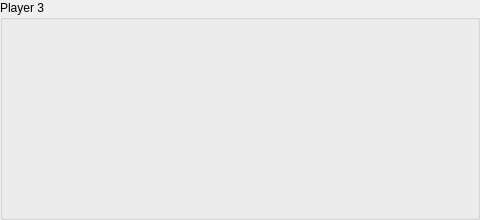
   <widget class="QGroupBox" name="groupBox_4">
    <property name="geometry">
     <rect>
      <x>15</x>
      <y>240</y>
      <width>480</width>
      <height>220</height>
     </rect>
    </property>
    <property name="title">
     <string>Player 3</string>
    </property>
    <widget class="QLabel" name="n4_5">
     <property name="geometry">
      <rect>
       <x>52</x>
       <y>20</y>
       <width>42</width>
       <height>60</height>
      </rect>
     </property>
     <property name="minimumSize">
      <size>
       <width>42</width>
       <height>60</height>
      </size>
     </property>
     <property name="text">
      <string/>
     </property>
     <property name="pixmap">
      <pixmap>../../../Utils/Workplace/pic/4.jpg</pixmap>
     </property>
     <property name="scaledContents">
      <bool>true</bool>
     </property>
    </widget>
    <widget class="QLabel" name="n5_5">
     <property name="geometry">
      <rect>
       <x>94</x>
       <y>20</y>
       <width>42</width>
       <height>60</height>
      </rect>
     </property>
     <property name="minimumSize">
      <size>
       <width>42</width>
       <height>60</height>
      </size>
     </property>
     <property name="text">
      <string/>
     </property>
     <property name="pixmap">
      <pixmap>../../../Utils/Workplace/pic/5.jpg</pixmap>
     </property>
     <property name="scaledContents">
      <bool>true</bool>
     </property>
    </widget>
    <widget class="QLabel" name="n8_5">
     <property name="geometry">
      <rect>
       <x>220</x>
       <y>20</y>
       <width>42</width>
       <height>60</height>
      </rect>
     </property>
     <property name="minimumSize">
      <size>
       <width>42</width>
       <height>60</height>
      </size>
     </property>
     <property name="text">
      <string/>
     </property>
     <property name="pixmap">
      <pixmap>../../../Utils/Workplace/pic/8.jpg</pixmap>
     </property>
     <property name="scaledContents">
      <bool>true</bool>
     </property>
    </widget>
    <widget class="QLabel" name="n6_5">
     <property name="geometry">
      <rect>
       <x>136</x>
       <y>20</y>
       <width>42</width>
       <height>60</height>
      </rect>
     </property>
     <property name="minimumSize">
      <size>
       <width>42</width>
       <height>60</height>
      </size>
     </property>
     <property name="text">
      <string/>
     </property>
     <property name="pixmap">
      <pixmap>../../../Utils/Workplace/pic/6.jpg</pixmap>
     </property>
     <property name="scaledContents">
      <bool>true</bool>
     </property>
    </widget>
    <widget class="QLabel" name="n7_5">
     <property name="geometry">
      <rect>
       <x>178</x>
       <y>20</y>
       <width>42</width>
       <height>60</height>
      </rect>
     </property>
     <property name="minimumSize">
      <size>
       <width>42</width>
       <height>60</height>
      </size>
     </property>
     <property name="text">
      <string/>
     </property>
     <property name="pixmap">
      <pixmap>../../../Utils/Workplace/pic/7.jpg</pixmap>
     </property>
     <property name="scaledContents">
      <bool>true</bool>
     </property>
    </widget>
    <widget class="QLabel" name="n11_5">
     <property name="geometry">
      <rect>
       <x>346</x>
       <y>20</y>
       <width>42</width>
       <height>60</height>
      </rect>
     </property>
     <property name="minimumSize">
      <size>
       <width>42</width>
       <height>60</height>
      </size>
     </property>
     <property name="text">
      <string/>
     </property>
     <property name="pixmap">
      <pixmap>../../../Utils/Workplace/pic/11.jpg</pixmap>
     </property>
     <property name="scaledContents">
      <bool>true</bool>
     </property>
    </widget>
    <widget class="QLabel" name="n9_5">
     <property name="geometry">
      <rect>
       <x>262</x>
       <y>20</y>
       <width>42</width>
       <height>60</height>
      </rect>
     </property>
     <property name="minimumSize">
      <size>
       <width>42</width>
       <height>60</height>
      </size>
     </property>
     <property name="text">
      <string/>
     </property>
     <property name="pixmap">
      <pixmap>../../../Utils/Workplace/pic/9.jpg</pixmap>
     </property>
     <property name="scaledContents">
      <bool>true</bool>
     </property>
    </widget>
    <widget class="QLabel" name="n10_5">
     <property name="geometry">
      <rect>
       <x>304</x>
       <y>20</y>
       <width>42</width>
       <height>60</height>
      </rect>
     </property>
     <property name="minimumSize">
      <size>
       <width>42</width>
       <height>60</height>
      </size>
     </property>
     <property name="text">
      <string/>
     </property>
     <property name="pixmap">
      <pixmap>../../../Utils/Workplace/pic/10.jpg</pixmap>
     </property>
     <property name="scaledContents">
      <bool>true</bool>
     </property>
    </widget>
    <widget class="QLabel" name="n12_5">
     <property name="geometry">
      <rect>
       <x>388</x>
       <y>20</y>
       <width>42</width>
       <height>60</height>
      </rect>
     </property>
     <property name="minimumSize">
      <size>
       <width>42</width>
       <height>60</height>
      </size>
     </property>
     <property name="text">
      <string/>
     </property>
     <property name="pixmap">
      <pixmap>../../../Utils/Workplace/pic/12.jpg</pixmap>
     </property>
     <property name="scaledContents">
      <bool>true</bool>
     </property>
    </widget>
    <widget class="QLabel" name="n13_5">
     <property name="geometry">
      <rect>
       <x>430</x>
       <y>20</y>
       <width>42</width>
       <height>60</height>
      </rect>
     </property>
     <property name="minimumSize">
      <size>
       <width>42</width>
       <height>60</height>
      </size>
     </property>
     <property name="text">
      <string/>
     </property>
     <property name="pixmap">
      <pixmap>../../../Utils/Workplace/pic/13.jpg</pixmap>
     </property>
     <property name="scaledContents">
      <bool>true</bool>
     </property>
    </widget>
    <widget class="QLabel" name="n16_5">
     <property name="geometry">
      <rect>
       <x>94</x>
       <y>81</y>
       <width>42</width>
       <height>60</height>
      </rect>
     </property>
     <property name="minimumSize">
      <size>
       <width>42</width>
       <height>60</height>
      </size>
     </property>
     <property name="text">
      <string/>
     </property>
     <property name="pixmap">
      <pixmap>../../../Utils/Workplace/pic/16.jpg</pixmap>
     </property>
     <property name="scaledContents">
      <bool>true</bool>
     </property>
    </widget>
    <widget class="QLabel" name="n17_5">
     <property name="geometry">
      <rect>
       <x>136</x>
       <y>81</y>
       <width>42</width>
       <height>60</height>
      </rect>
     </property>
     <property name="minimumSize">
      <size>
       <width>42</width>
       <height>60</height>
      </size>
     </property>
     <property name="text">
      <string/>
     </property>
     <property name="pixmap">
      <pixmap>../../../Utils/Workplace/pic/17.jpg</pixmap>
     </property>
     <property name="scaledContents">
      <bool>true</bool>
     </property>
    </widget>
    <widget class="QLabel" name="n18_5">
     <property name="geometry">
      <rect>
       <x>178</x>
       <y>81</y>
       <width>42</width>
       <height>60</height>
      </rect>
     </property>
     <property name="minimumSize">
      <size>
       <width>42</width>
       <height>60</height>
      </size>
     </property>
     <property name="text">
      <string/>
     </property>
     <property name="pixmap">
      <pixmap>../../../Utils/Workplace/pic/18.jpg</pixmap>
     </property>
     <property name="scaledContents">
      <bool>true</bool>
     </property>
    </widget>
    <widget class="QLabel" name="n21_5">
     <property name="geometry">
      <rect>
       <x>304</x>
       <y>81</y>
       <width>42</width>
       <height>60</height>
      </rect>
     </property>
     <property name="minimumSize">
      <size>
       <width>42</width>
       <height>60</height>
      </size>
     </property>
     <property name="text">
      <string/>
     </property>
     <property name="pixmap">
      <pixmap>../../../Utils/Workplace/pic/21.jpg</pixmap>
     </property>
     <property name="scaledContents">
      <bool>true</bool>
     </property>
    </widget>
    <widget class="QLabel" name="n24_5">
     <property name="geometry">
      <rect>
       <x>430</x>
       <y>81</y>
       <width>42</width>
       <height>60</height>
      </rect>
     </property>
     <property name="minimumSize">
      <size>
       <width>42</width>
       <height>60</height>
      </size>
     </property>
     <property name="text">
      <string/>
     </property>
     <property name="pixmap">
      <pixmap>../../../Utils/Workplace/pic/24.jpg</pixmap>
     </property>
     <property name="scaledContents">
      <bool>true</bool>
     </property>
    </widget>
    <widget class="QLabel" name="n19_5">
     <property name="geometry">
      <rect>
       <x>220</x>
       <y>81</y>
       <width>42</width>
       <height>60</height>
      </rect>
     </property>
     <property name="minimumSize">
      <size>
       <width>42</width>
       <height>60</height>
      </size>
     </property>
     <property name="text">
      <string/>
     </property>
     <property name="pixmap">
      <pixmap>../../../Utils/Workplace/pic/19.jpg</pixmap>
     </property>
     <property name="scaledContents">
      <bool>true</bool>
     </property>
    </widget>
    <widget class="QLabel" name="n14_5">
     <property name="geometry">
      <rect>
       <x>10</x>
       <y>81</y>
       <width>42</width>
       <height>60</height>
      </rect>
     </property>
     <property name="minimumSize">
      <size>
       <width>42</width>
       <height>60</height>
      </size>
     </property>
     <property name="text">
      <string/>
     </property>
     <property name="pixmap">
      <pixmap>../../../Utils/Workplace/pic/14.jpg</pixmap>
     </property>
     <property name="scaledContents">
      <bool>true</bool>
     </property>
    </widget>
    <widget class="QLabel" name="n22_5">
     <property name="geometry">
      <rect>
       <x>346</x>
       <y>81</y>
       <width>42</width>
       <height>60</height>
      </rect>
     </property>
     <property name="minimumSize">
      <size>
       <width>42</width>
       <height>60</height>
      </size>
     </property>
     <property name="text">
      <string/>
     </property>
     <property name="pixmap">
      <pixmap>../../../Utils/Workplace/pic/22.jpg</pixmap>
     </property>
     <property name="scaledContents">
      <bool>true</bool>
     </property>
    </widget>
    <widget class="QLabel" name="n15_5">
     <property name="geometry">
      <rect>
       <x>52</x>
       <y>81</y>
       <width>42</width>
       <height>60</height>
      </rect>
     </property>
     <property name="minimumSize">
      <size>
       <width>42</width>
       <height>60</height>
      </size>
     </property>
     <property name="text">
      <string/>
     </property>
     <property name="pixmap">
      <pixmap>../../../Utils/Workplace/pic/15.jpg</pixmap>
     </property>
     <property name="scaledContents">
      <bool>true</bool>
     </property>
    </widget>
    <widget class="QLabel" name="n23_5">
     <property name="geometry">
      <rect>
       <x>388</x>
       <y>81</y>
       <width>42</width>
       <height>60</height>
      </rect>
     </property>
     <property name="minimumSize">
      <size>
       <width>42</width>
       <height>60</height>
      </size>
     </property>
     <property name="text">
      <string/>
     </property>
     <property name="pixmap">
      <pixmap>../../../Utils/Workplace/pic/23.jpg</pixmap>
     </property>
     <property name="scaledContents">
      <bool>true</bool>
     </property>
    </widget>
    <widget class="QLabel" name="n20_5">
     <property name="geometry">
      <rect>
       <x>262</x>
       <y>81</y>
       <width>42</width>
       <height>60</height>
      </rect>
     </property>
     <property name="minimumSize">
      <size>
       <width>42</width>
       <height>60</height>
      </size>
     </property>
     <property name="text">
      <string/>
     </property>
     <property name="pixmap">
      <pixmap>../../../Utils/Workplace/pic/20.jpg</pixmap>
     </property>
     <property name="scaledContents">
      <bool>true</bool>
     </property>
    </widget>
    <widget class="QLabel" name="n26_5">
     <property name="geometry">
      <rect>
       <x>52</x>
       <y>142</y>
       <width>42</width>
       <height>60</height>
      </rect>
     </property>
     <property name="minimumSize">
      <size>
       <width>42</width>
       <height>60</height>
      </size>
     </property>
     <property name="text">
      <string/>
     </property>
     <property name="pixmap">
      <pixmap>../../../Utils/Workplace/pic/26.jpg</pixmap>
     </property>
     <property name="scaledContents">
      <bool>true</bool>
     </property>
    </widget>
    <widget class="QLabel" name="n30_5">
     <property name="geometry">
      <rect>
       <x>220</x>
       <y>142</y>
       <width>42</width>
       <height>60</height>
      </rect>
     </property>
     <property name="minimumSize">
      <size>
       <width>42</width>
       <height>60</height>
      </size>
     </property>
     <property name="text">
      <string/>
     </property>
     <property name="pixmap">
      <pixmap>../../../Utils/Workplace/pic/30.jpg</pixmap>
     </property>
     <property name="scaledContents">
      <bool>true</bool>
     </property>
    </widget>
    <widget class="QLabel" name="n33_5">
     <property name="geometry">
      <rect>
       <x>346</x>
       <y>142</y>
       <width>42</width>
       <height>60</height>
      </rect>
     </property>
     <property name="minimumSize">
      <size>
       <width>42</width>
       <height>60</height>
      </size>
     </property>
     <property name="text">
      <string/>
     </property>
     <property name="pixmap">
      <pixmap>../../../Utils/Workplace/pic/33.jpg</pixmap>
     </property>
     <property name="scaledContents">
      <bool>true</bool>
     </property>
    </widget>
    <widget class="QLabel" name="n25_5">
     <property name="geometry">
      <rect>
       <x>10</x>
       <y>142</y>
       <width>42</width>
       <height>60</height>
      </rect>
     </property>
     <property name="minimumSize">
      <size>
       <width>42</width>
       <height>60</height>
      </size>
     </property>
     <property name="text">
      <string/>
     </property>
     <property name="pixmap">
      <pixmap>../../../Utils/Workplace/pic/25.jpg</pixmap>
     </property>
     <property name="scaledContents">
      <bool>true</bool>
     </property>
    </widget>
    <widget class="QLabel" name="n28_5">
     <property name="geometry">
      <rect>
       <x>136</x>
       <y>142</y>
       <width>42</width>
       <height>60</height>
      </rect>
     </property>
     <property name="minimumSize">
      <size>
       <width>42</width>
       <height>60</height>
      </size>
     </property>
     <property name="text">
      <string/>
     </property>
     <property name="pixmap">
      <pixmap>../../../Utils/Workplace/pic/28.jpg</pixmap>
     </property>
     <property name="scaledContents">
      <bool>true</bool>
     </property>
    </widget>
    <widget class="QLabel" name="n34_5">
     <property name="geometry">
      <rect>
       <x>388</x>
       <y>142</y>
       <width>42</width>
       <height>60</height>
      </rect>
     </property>
     <property name="minimumSize">
      <size>
       <width>42</width>
       <height>60</height>
      </size>
     </property>
     <property name="text">
      <string/>
     </property>
     <property name="pixmap">
      <pixmap>../../../Utils/Workplace/pic/34.jpg</pixmap>
     </property>
     <property name="scaledContents">
      <bool>true</bool>
     </property>
    </widget>
    <widget class="QLabel" name="n29_5">
     <property name="geometry">
      <rect>
       <x>178</x>
       <y>142</y>
       <width>42</width>
       <height>60</height>
      </rect>
     </property>
     <property name="minimumSize">
      <size>
       <width>42</width>
       <height>60</height>
      </size>
     </property>
     <property name="text">
      <string/>
     </property>
     <property name="pixmap">
      <pixmap>../../../Utils/Workplace/pic/29.jpg</pixmap>
     </property>
     <property name="scaledContents">
      <bool>true</bool>
     </property>
    </widget>
    <widget class="QLabel" name="n32_5">
     <property name="geometry">
      <rect>
       <x>304</x>
       <y>142</y>
       <width>42</width>
       <height>60</height>
      </rect>
     </property>
     <property name="minimumSize">
      <size>
       <width>42</width>
       <height>60</height>
      </size>
     </property>
     <property name="text">
      <string/>
     </property>
     <property name="pixmap">
      <pixmap>../../../Utils/Workplace/pic/32.jpg</pixmap>
     </property>
     <property name="scaledContents">
      <bool>true</bool>
     </property>
    </widget>
    <widget class="QLabel" name="n35_5">
     <property name="geometry">
      <rect>
       <x>430</x>
       <y>142</y>
       <width>42</width>
       <height>60</height>
      </rect>
     </property>
     <property name="minimumSize">
      <size>
       <width>42</width>
       <height>60</height>
      </size>
     </property>
     <property name="text">
      <string/>
     </property>
     <property name="pixmap">
      <pixmap>../../../Utils/Workplace/pic/35.jpg</pixmap>
     </property>
     <property name="scaledContents">
      <bool>true</bool>
     </property>
    </widget>
    <widget class="QLabel" name="n31_5">
     <property name="geometry">
      <rect>
       <x>262</x>
       <y>142</y>
       <width>42</width>
       <height>60</height>
      </rect>
     </property>
     <property name="minimumSize">
      <size>
       <width>42</width>
       <height>60</height>
      </size>
     </property>
     <property name="text">
      <string/>
     </property>
     <property name="pixmap">
      <pixmap>../../../Utils/Workplace/pic/31.jpg</pixmap>
     </property>
     <property name="scaledContents">
      <bool>true</bool>
     </property>
    </widget>
    <widget class="QLabel" name="n27_5">
     <property name="geometry">
      <rect>
       <x>94</x>
       <y>142</y>
       <width>42</width>
       <height>60</height>
      </rect>
     </property>
     <property name="minimumSize">
      <size>
       <width>42</width>
       <height>60</height>
      </size>
     </property>
     <property name="text">
      <string/>
     </property>
     <property name="pixmap">
      <pixmap>../../../Utils/Workplace/pic/27.jpg</pixmap>
     </property>
     <property name="scaledContents">
      <bool>true</bool>
     </property>
    </widget>
    <widget class="QLabel" name="n3_5">
     <property name="geometry">
      <rect>
       <x>10</x>
       <y>20</y>
       <width>42</width>
       <height>60</height>
      </rect>
     </property>
     <property name="minimumSize">
      <size>
       <width>42</width>
       <height>60</height>
      </size>
     </property>
     <property name="text">
      <string/>
     </property>
     <property name="pixmap">
      <pixmap>../../../Utils/Workplace/pic/3.jpg</pixmap>
     </property>
     <property name="scaledContents">
      <bool>true</bool>
     </property>
    </widget>
   </widget>
